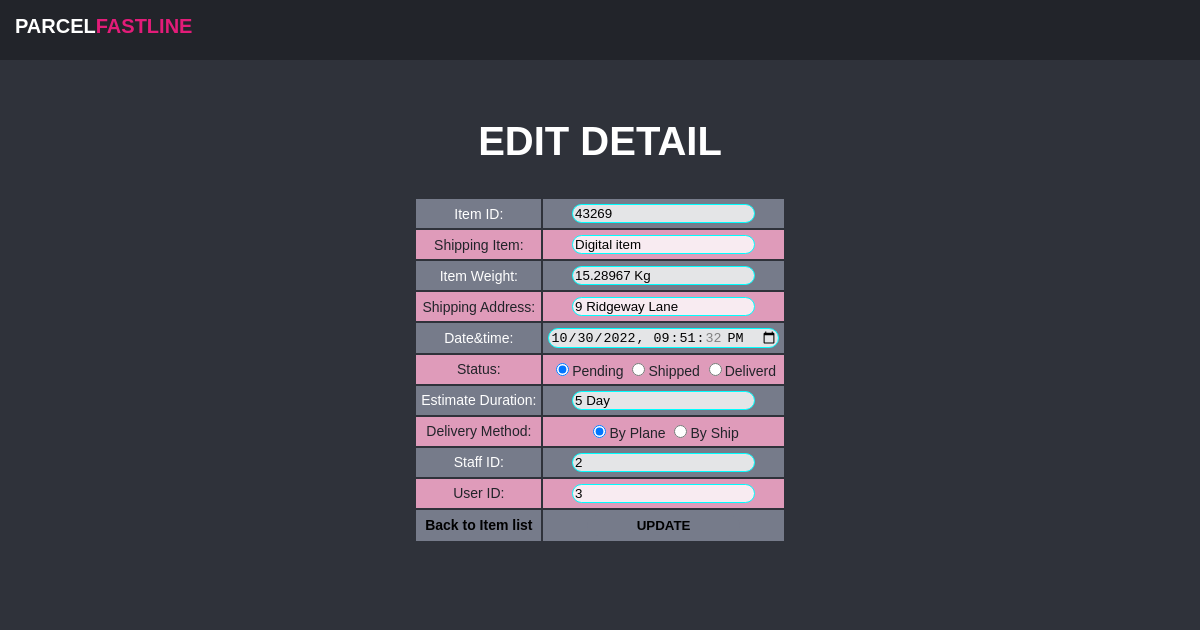
The page /EditDetail.php?id=43269 on the database its author committed.
### tables this page shows
CREATE TABLE `inventory_record` (
  `Item_ID` int(25) NOT NULL,
  `Shipping_Item` varchar(50) NOT NULL,
  `Item_Weight` double NOT NULL,
  `Shipping_Address` varchar(50) NOT NULL,
  `Date&Time` datetime NOT NULL DEFAULT current_timestamp(),
  `Status` enum('Pending','Shipped','Delivered') NOT NULL,
  `Estimate_Duration` int(25) NOT NULL,
  `Delivery_Method` enum('By Ship','By Plane') NOT NULL,
  `Staff_ID` int(25) NOT NULL,
  `User_ID` int(25) NOT NULL
);

### EditDetail.php (the view, shortened to what this page needs)
<?php
include 'db.php';
$id = $_GET['id'];
?>
<!DOCTYPE html>
<html lang="en">
<head>
		<link rel="stylesheet" href="AdminPage.css">
</head>
<body style="background-color: #2f323a;">
<header>
	<div class="top">
		<h1>Parcel<span>Fastline</span></h1>
	</div>
</header>
    <?php
    $query = "SELECT * FROM `inventory_record` WHERE Item_ID = '$id'";
    $results = mysqli_query($connection, $query);
    $row = mysqli_fetch_assoc($results);
    ?>
		<div id="editdetail">
			<h2>Edit Detail</h2>
			<form action="#" method = 'post'>
				<Table class="detaillist">
					<tr>
						<td>Item ID: </td>
						<td><input type="text" value="<?php echo $row['Item_ID']; ?>" name="txtItem_ID"></td>
					</tr>
					<tr>
						<td>Shipping Item: </td>
						<td><input type="text" value="<?php echo $row['Shipping_Item']; ?>" name="txtShipping_Item"></td>
					</tr>
					<tr>
						<td>Item Weight: </td>
						<td><input type="text" value="<?php echo $row['Item_Weight']. ' Kg'; ?>" name="txtWeight"></td>
					</tr>
					<tr>
						<td>Shipping Address: </td>
						<td><input type="text" value="<?php echo $row['Shipping_Address']; ?>" name="txtAddress"></td>
					</tr>
					<tr>
						<td>Date&time: </td>
						<td><input type="datetime-local" value="<?php echo $row['Date&Time']; ?>" name="txtDT"></td>
					</tr>
					<tr>
						<td>Status: </td>
						<td><?php $Status = $row['Status']; ?>
							<label>
									<input type="radio" name="txtStatus" <?php if($Status == "Pending") echo "checked"; ?> value = "Pending">Pending
							</label>
							<label>
									<input type="radio" name="txtStatus" <?php if($Status == "Shipped") echo "checked"; ?> value = "Shipped">Shipped
							</label>
							<label>
									<input type="radio" name="txtStatus" <?php if($Status == "Deliverd") echo "checked"; ?> value = "Deliverd">Deliverd
							</label>
						</td>
					</tr>
					<tr>
						<td>Estimate Duration: </td>
						<td><input type="text" value="<?php echo $row['Estimate_Duration']. ' Day'; ?>" name="txtED"></td>
					</tr>
					<tr>
						<td>Delivery Method: </td>
						<td><?php $DeliveryMethod = $row['Delivery_Method']; ?>
							<label>
									<input type="radio" name="txtDM" <?php if($DeliveryMethod != "By Ship") echo "checked"; ?> value = "By Plane">By Plane
							</label>
							<label>
									<input type="radio" name="txtDM" <?php if($DeliveryMethod != "By Plane") echo "checked"; ?> value = "By Ship">By Ship
							</label>
						</td>
					</tr>
					<tr>
						<td>Staff ID: </td>
						<td><input type="text" value="<?php echo $row['Staff_ID']; ?>" name="txtStaff_ID"></td>
					</tr>
					<tr>
						<td>User ID: </td>
						<td><input type="text" value="<?php echo $row['User_ID']; ?>" name="txtUser_ID"></td>
					</tr>
					<tr>
						<td><b><a href="Admin.php">Back to Item list</a></b></td>
						<td><button class="Update" type="submit" value="Update" name="btnUpdate"><span class="send-text">UPDATE</span></button></td>
					</tr>
			</form>
		</div>
</body>
</html>

### AdminPage.css (style rules this page uses)
:root { --c1:#E31C79; --c2:#fff; --c3:#22242A; --c4:#2f323a; --c5:#767b8a; --c6:#df5d9a; --c7:#df9bba; }
body { margin: 0; padding: 0; box-sizing: border-box; font-family: Arial, Helvetica, sans-serif; }
header { display: block; position: fixed; background:var(--c3); padding: 15px; width: 100%; height: 30px; z-index: 9; top: 0px; }
.top h1 { color: var(--c2); margin: 0; text-transform: uppercase; font-size: 20px; font-weight: 900; }
.top span { color:var(--c1); }
#itemlist tr, td { padding-left: 10px; padding-right: 10px; padding: 5px; }
#displayfeedback tr, td { padding-left: 10px; padding-right: 10px; padding: 5px; }
#editdetail { padding: 60px; position: relative; top: 26px; background-color: var(--c4); color: var(--c2); }
#editdetail h2 { display: flex; justify-content: center; font-size: 40px; text-transform: uppercase; }
#editdetail .detaillist { font-size: 14px; display: flex; justify-content: center; text-align: center; }
#editdetail tr, td { padding-left: 10px; padding-right: 10px; padding: 5px; }
#editdetail tr:nth-child(odd) td { background-color:var(--c5); color: var(--c2); }
#editdetail tr:nth-child(even) td { background-color:var(--c7); color: var(--c3); }
#editdetail a:any-link { color: black; text-decoration: none; }
#editdetail input { background-color: rgba(255, 255, 255, 0.8); border: 1px solid aqua ; border-radius: 10px; }
#editdetail .Update { background-color: var(--c5); border: none; padding: 3px; padding-left: 50px; padding-right: 50px; border-radius: 50px; font-weight: bold; }

### rows shown on the page
inventory_record: txtItem_ID "43269", txtShipping_Item "Digital item", txtWeight "15.28967 Kg", txtAddress "9 Ridgeway Lane", txtDT "10/30/2022 21:51:32", Status "☑ Pending", Status "☐ Shipped", Status "☐ Deliverd", txtED "5 Day", Delivery_Method "☑ By Plane", Delivery_Method "☐ By Ship", txtStaff_ID "2", txtUser_ID "3"
